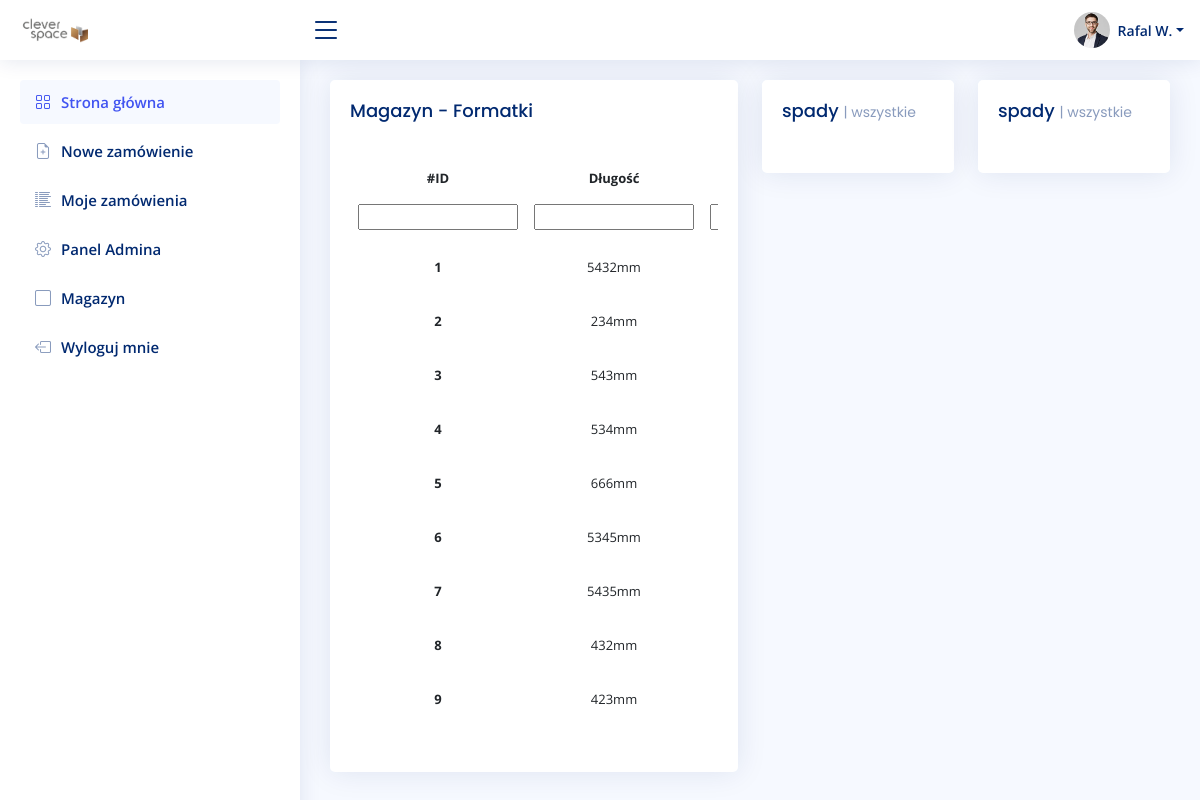
Before: /stock/ (signed in) with the older database file.
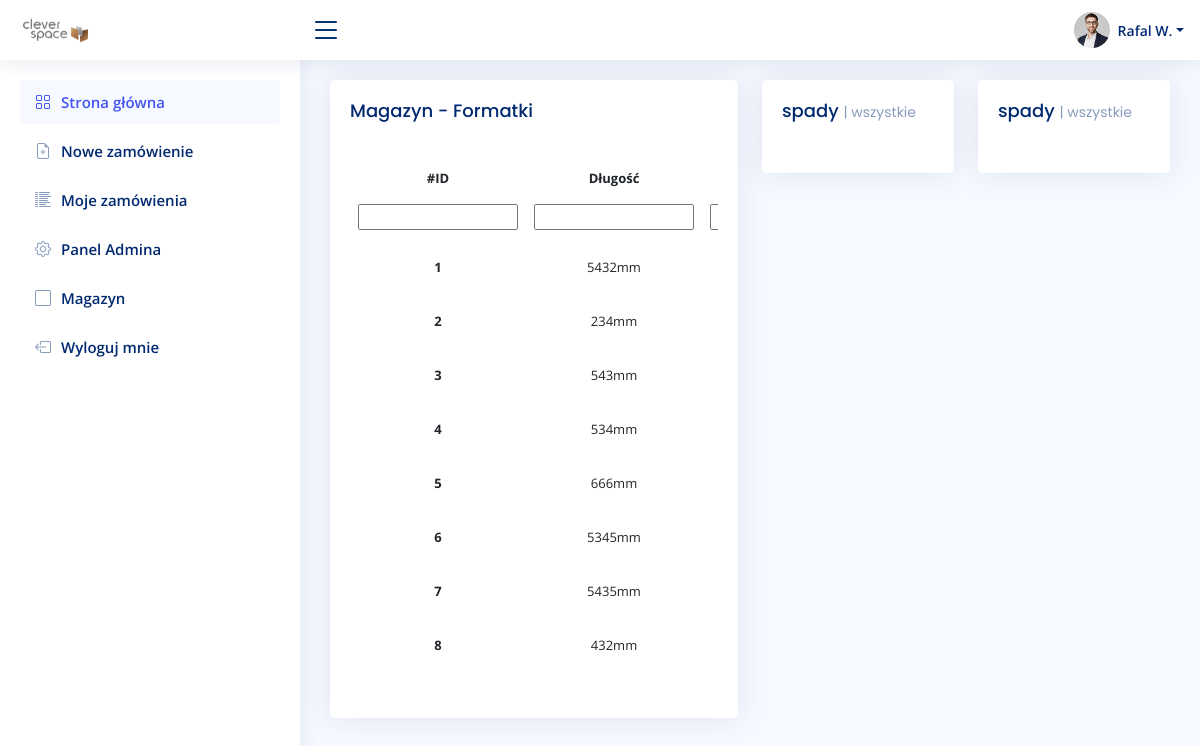
After: the same page with the newer database file.
### stock/models.py (models this page shows, shortened)
class Stock(models.Model):
    stock_id = models.CharField(max_length=255, blank=True, null=True, unique=True)
    length = models.DecimalField(max_digits=4, decimal_places=0)
    width = models.DecimalField(max_digits=4, decimal_places=0)
    material = models.ForeignKey(Material, null=False, on_delete=models.CASCADE)

### stock/views.py (the view)
# urls.py: path('', staff_member_required(views.Stock.as_view()), name='stock'),
class Stock(ListView):
    model = Stock
    template_name = 'stock/home.html'
    def get_context_data(self, **kwargs):
        context = super().get_context_data(**kwargs)
        context['filter'] = StockFilter(self.request.GET, queryset=self.get_queryset())
        return context

### order/models.py (called while the page is built)
    def __str__(self):
        return self.short_name

### stock/templates/stock/home.html (shortened to what this page needs)
{% extends 'main.html' %}
{% load static %}
{% block content %}
<div class="row">
  <div class="col-sm-6">
    <div class="card recent-sales">
      <div class="card-body">
        <h5 class="card-title">Magazyn - Formatki </h5>
        <div class="dataTable-top">
        </div>
        <div class="table-responsive">
        <table class="table table-borderless">
          {% include 'stock/search.html' %}
          <thead>
            <tr>
              <th scope="col">#ID</th>
              <th scope="col">Długość</th>
              <th scope="col">Szerokość</th>
            </tr>
          </thead>
          <tbody>
            {% for stock in filter.qs %}
            <tr>
              <th scope="row">{{ stock.id }}</th>
              <td>{{ stock.length }}mm</td>
              <td>{{ stock.width }}mm</td>
            </tr>
            {% endfor %}
          </tbody>
        </table>
      </div>
      </div>
    </div>
  </div>
  <div class="col-sm-6">
    <div class="row">
      <div class="col-sm-6">
        <div class="card info-card">
          <div class="card-body">
            <h5 class="card-title">spady <span>| wszystkie</span></h5>
            <div class="d-flex align-items-center">
            </div>
          </div>
        </div>
      </div>
      <div class="col-sm-6">
        <div class="card info-card">
          <div class="card-body">
           <h5 class="card-title">spady <span>| wszystkie</span></h5>
            <div class="d-flex align-items-center">
            </div>
          </div>
        </div>
      </div>
    </div>
  </div>
</div>
{% endblock %}

Changed rows visible on the page:
removed Stock: id "9", length "423"
